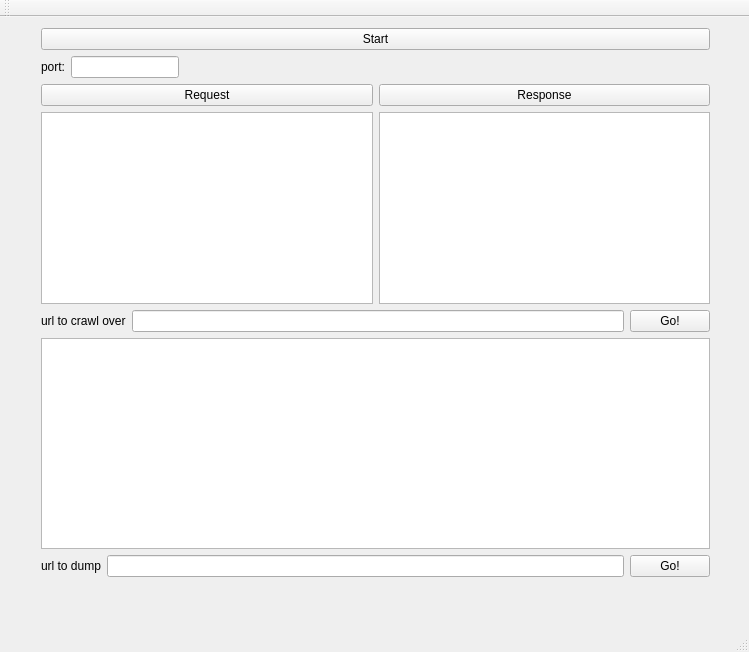
<?xml version="1.0" encoding="UTF-8"?>
<ui version="4.0">
 <class>AracneUI</class>
 <widget class="QMainWindow" name="AracneUI">
  <property name="geometry">
   <rect>
    <x>0</x>
    <y>0</y>
    <width>749</width>
    <height>652</height>
   </rect>
  </property>
  <property name="windowTitle">
   <string>AracneUI</string>
  </property>
  <widget class="QWidget" name="centralWidget">
   <widget class="QWidget" name="verticalLayoutWidget">
    <property name="geometry">
     <rect>
      <x>30</x>
      <y>0</y>
      <width>691</width>
      <height>571</height>
     </rect>
    </property>
    <layout class="QVBoxLayout" name="verticalLayout">
     <item>
      <widget class="QPushButton" name="pb_start">
       <property name="text">
        <string>Start</string>
       </property>
      </widget>
     </item>
     <item>
      <layout class="QHBoxLayout" name="horizontalLayout_4"/>
     </item>
     <item>
      <layout class="QHBoxLayout" name="horizontalLayout_5">
       <item>
        <widget class="QLabel" name="lbl_port">
         <property name="text">
          <string>port:</string>
         </property>
        </widget>
       </item>
       <item>
        <widget class="QLineEdit" name="le_port">
         <property name="sizePolicy">
          <sizepolicy hsizetype="Minimum" vsizetype="Fixed">
           <horstretch>0</horstretch>
           <verstretch>0</verstretch>
          </sizepolicy>
         </property>
        </widget>
       </item>
       <item>
        <spacer name="horizontalSpacer">
         <property name="orientation">
          <enum>Qt::Horizontal</enum>
         </property>
         <property name="sizeHint" stdset="0">
          <size>
           <width>40</width>
           <height>20</height>
          </size>
         </property>
        </spacer>
       </item>
      </layout>
     </item>
     <item>
      <layout class="QHBoxLayout" name="horizontalLayout">
       <item>
        <layout class="QVBoxLayout" name="verticalLayout_4">
         <item>
          <widget class="QPushButton" name="pb_request">
           <property name="text">
            <string>Request</string>
           </property>
          </widget>
         </item>
         <item>
          <widget class="QTextEdit" name="te_request">
           <property name="readOnly">
            <bool>true</bool>
           </property>
          </widget>
         </item>
        </layout>
       </item>
       <item>
        <layout class="QVBoxLayout" name="verticalLayout_3">
         <item>
          <widget class="QPushButton" name="pb_response">
           <property name="text">
            <string>Response</string>
           </property>
          </widget>
         </item>
         <item>
          <widget class="QTextEdit" name="te_response">
           <property name="readOnly">
            <bool>true</bool>
           </property>
          </widget>
         </item>
        </layout>
       </item>
      </layout>
     </item>
     <item>
      <layout class="QHBoxLayout" name="horizontalLayout_2">
       <item>
        <widget class="QLabel" name="lbl_spider">
         <property name="text">
          <string>url to crawl over</string>
         </property>
        </widget>
       </item>
       <item>
        <widget class="QLineEdit" name="le_spider"/>
       </item>
       <item>
        <widget class="QPushButton" name="pb_spidergo">
         <property name="text">
          <string>Go!</string>
         </property>
        </widget>
       </item>
      </layout>
     </item>
     <item>
      <widget class="QTextEdit" name="te_spider">
       <property name="readOnly">
        <bool>true</bool>
       </property>
      </widget>
     </item>
     <item>
      <layout class="QHBoxLayout" name="horizontalLayout_3">
       <item>
        <widget class="QLabel" name="lbl_dump">
         <property name="text">
          <string>url to dump</string>
         </property>
        </widget>
       </item>
       <item>
        <widget class="QLineEdit" name="le_dump"/>
       </item>
       <item>
        <widget class="QPushButton" name="pb_dump">
         <property name="text">
          <string>Go!</string>
         </property>
        </widget>
       </item>
      </layout>
     </item>
    </layout>
   </widget>
  </widget>
  <widget class="QMenuBar" name="menuBar">
   <property name="geometry">
    <rect>
     <x>0</x>
     <y>0</y>
     <width>749</width>
     <height>34</height>
    </rect>
   </property>
  </widget>
  <widget class="QToolBar" name="mainToolBar">
   <attribute name="toolBarArea">
    <enum>TopToolBarArea</enum>
   </attribute>
   <attribute name="toolBarBreak">
    <bool>false</bool>
   </attribute>
  </widget>
  <widget class="QStatusBar" name="statusBar"/>
 </widget>
 <layoutdefault spacing="6" margin="11"/>
 <resources/>
 <connections/>
</ui>
